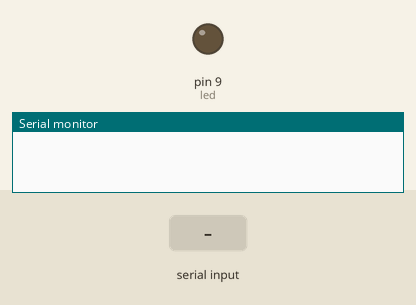
This sketch was run on a simulated Arduino Uno, built with avr-gcc and run on an emulated ATmega328P. Parts: output pins drawn as LEDs (lit = HIGH), the last lines printed to the serial monitor. The test bench sets the inputs (shaded band).

Above: at 1.2 s.
1.3 s: "h" received over Serial
At 2.2 s:
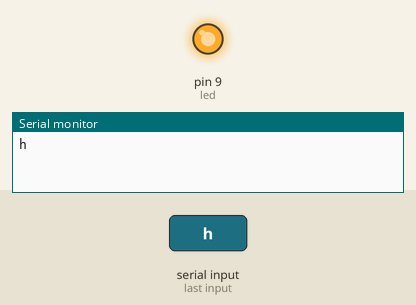
2.8 s: "l" received over Serial
At 3.3 s:
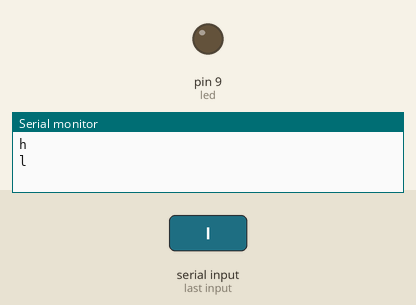
Timing chart, 0 to 5.8 s (numbered marks = the images above; inputs shaded):
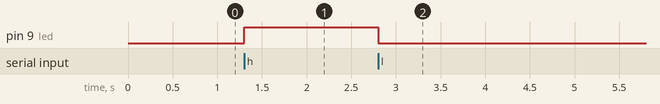

The sketch:

rvsSerialRead.ino
```cpp
int led=9;
void setup() {
  // put your setup code here, to run once:
  Serial.begin(9600);
  pinMode(led,OUTPUT);

}

void loop() {
  // put your main code here, to run repeatedly:
  if(Serial.available()>0){
    char data=Serial.read();
    Serial.println(data);
    if(data=='h'){
      digitalWrite(led,HIGH);
      delay(1000);
    }
    else if(data=='l'){
      digitalWrite(led,LOW);
      delay(1000);
    }
  }
}
```

Measured:
- after the input at 1.3 s, pin 9 (led): LOW → HIGH at once
- after the input at 2.8 s, pin 9 (led): HIGH → LOW at once
